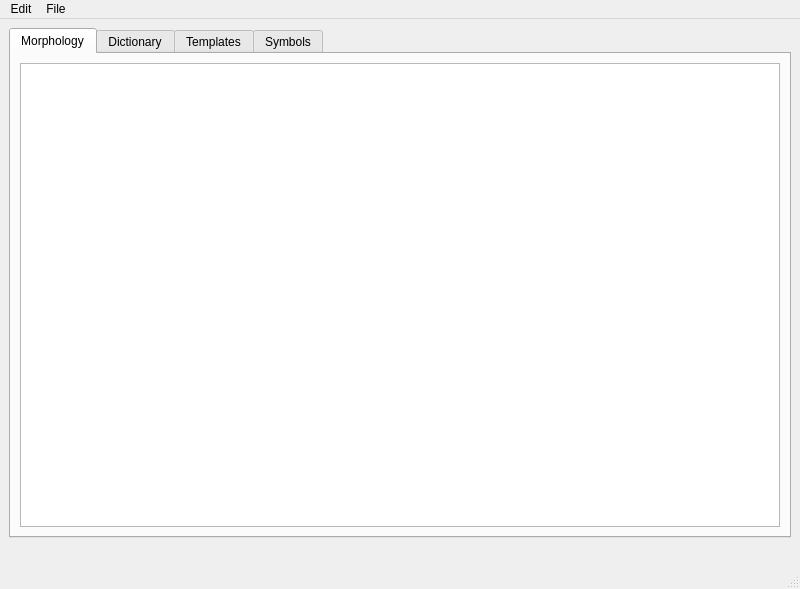
<?xml version="1.0" encoding="UTF-8"?>
<ui version="4.0">
 <class>MainWindow</class>
 <widget class="QMainWindow" name="MainWindow">
  <property name="geometry">
   <rect>
    <x>0</x>
    <y>0</y>
    <width>800</width>
    <height>589</height>
   </rect>
  </property>
  <property name="windowTitle">
   <string>MainWindow</string>
  </property>
  <widget class="QWidget" name="centralwidget">
   <layout class="QGridLayout" name="gridLayout">
    <item row="3" column="1">
     <widget class="QTabWidget" name="tabWidget">
      <property name="currentIndex">
       <number>0</number>
      </property>
      <property name="movable">
       <bool>true</bool>
      </property>
      <widget class="QWidget" name="morpTab">
       <attribute name="title">
        <string>Morphology</string>
       </attribute>
       <layout class="QGridLayout" name="gridLayout_2">
        <item row="0" column="0">
         <widget class="QTreeView" name="morpTreeView">
          <attribute name="headerVisible">
           <bool>false</bool>
          </attribute>
          <attribute name="headerDefaultSectionSize">
           <number>0</number>
          </attribute>
         </widget>
        </item>
       </layout>
      </widget>
      <widget class="QWidget" name="dictTab">
       <attribute name="title">
        <string>Dictionary</string>
       </attribute>
       <layout class="QGridLayout" name="gridLayout_3">
        <item row="2" column="0" colspan="2">
         <widget class="QTreeView" name="dictTreeView">
          <attribute name="headerVisible">
           <bool>false</bool>
          </attribute>
         </widget>
        </item>
        <item row="3" column="0">
         <widget class="QLineEdit" name="dictSearchLine"/>
        </item>
        <item row="3" column="1">
         <widget class="QPushButton" name="dictSearchBtn">
          <property name="text">
           <string>Search</string>
          </property>
         </widget>
        </item>
       </layout>
      </widget>
      <widget class="QWidget" name="tempTab">
       <attribute name="title">
        <string>Templates</string>
       </attribute>
       <layout class="QGridLayout" name="gridLayout_4">
        <item row="0" column="0">
         <widget class="QTreeView" name="tempTreeView">
          <attribute name="headerVisible">
           <bool>false</bool>
          </attribute>
         </widget>
        </item>
       </layout>
      </widget>
      <widget class="QWidget" name="symbTab">
       <attribute name="title">
        <string>Symbols</string>
       </attribute>
       <layout class="QGridLayout" name="gridLayout_6">
        <item row="0" column="0" rowspan="11">
         <widget class="QTreeView" name="symbTreeView">
          <attribute name="headerVisible">
           <bool>false</bool>
          </attribute>
         </widget>
        </item>
       </layout>
      </widget>
     </widget>
    </item>
    <item row="4" column="1">
     <widget class="QLabel" name="actionLbl">
      <property name="text">
       <string/>
      </property>
      <property name="alignment">
       <set>Qt::AlignRight|Qt::AlignTrailing|Qt::AlignVCenter</set>
      </property>
     </widget>
    </item>
   </layout>
  </widget>
  <widget class="QMenuBar" name="menubar">
   <property name="geometry">
    <rect>
     <x>0</x>
     <y>0</y>
     <width>800</width>
     <height>22</height>
    </rect>
   </property>
   <widget class="QMenu" name="menuEdit">
    <property name="title">
     <string>Edit</string>
    </property>
    <addaction name="actionUndo"/>
    <addaction name="actionRedo"/>
    <addaction name="actionAdd"/>
    <addaction name="actionDelete"/>
    <addaction name="actionEdit"/>
    <addaction name="actionDeselect"/>
   </widget>
   <widget class="QMenu" name="menuFile">
    <property name="title">
     <string>File</string>
    </property>
    <addaction name="actionSave"/>
   </widget>
   <addaction name="menuEdit"/>
   <addaction name="menuFile"/>
  </widget>
  <widget class="QStatusBar" name="statusbar"/>
  <action name="actionUndo">
   <property name="checkable">
    <bool>false</bool>
   </property>
   <property name="text">
    <string>Undo</string>
   </property>
   <property name="shortcut">
    <string>Ctrl+Z</string>
   </property>
  </action>
  <action name="actionRedo">
   <property name="text">
    <string>Redo</string>
   </property>
   <property name="shortcut">
    <string>Ctrl+Shift+Z</string>
   </property>
  </action>
  <action name="actionSave">
   <property name="text">
    <string>Save</string>
   </property>
   <property name="shortcut">
    <string>Ctrl+S</string>
   </property>
  </action>
  <action name="actionAdd">
   <property name="text">
    <string>Add</string>
   </property>
   <property name="shortcut">
    <string>A</string>
   </property>
  </action>
  <action name="actionDelete">
   <property name="text">
    <string>Delete</string>
   </property>
   <property name="shortcut">
    <string>Backspace</string>
   </property>
  </action>
  <action name="actionEdit">
   <property name="text">
    <string>Edit</string>
   </property>
   <property name="shortcut">
    <string>E</string>
   </property>
  </action>
  <action name="actionDeselect">
   <property name="text">
    <string>Deselect</string>
   </property>
   <property name="shortcut">
    <string>Esc</string>
   </property>
  </action>
 </widget>
 <resources/>
 <connections/>
</ui>
